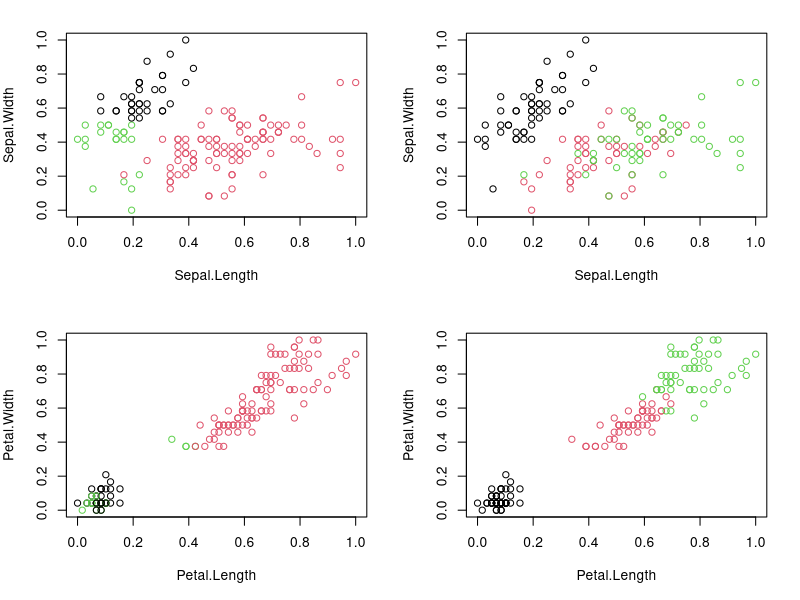

Reproduce this figure in R.
#K-Means Clustering

require("datasets")
data("iris") # load Iris Dataset
str(iris) #view structure of dataset

summary(iris) #view statistical summary of dataset

head(iris, 3) #view top  rows of dataset

#Preprocess the dataset
#Since clustering is a type of Unsupervised Learning, 
#we would not require Class Label(output) during execution of our algorithm. 
#We will, therefore, remove Class Attribute “Species” and store it in another variable. 
#We would then normalize the attributes between 0 and 1 using our own function.

iris.new<- iris[,c(1,2,3,4)]
iris.class<- iris[,"Species"]
head(iris.new, 3)

head(iris.class, 3)

normalize <- function(x){
  return ((x-min(x))/(max(x)-min(x)))
}

iris.new$Sepal.Length<- normalize(iris.new$Sepal.Length)
iris.new$Sepal.Width<- normalize(iris.new$Sepal.Width)
iris.new$Petal.Length<- normalize(iris.new$Petal.Length)
iris.new$Petal.Width<- normalize(iris.new$Petal.Width)
head(iris.new)

#Apply the K-means clustering algorithm
result<- kmeans(iris.new,3) #aplly k-means algorithm with no. of centroids(k)=3
result$size # gives no. of records in each cluster

result$centers # gives value of cluster center datapoint value(3 centers for k=3)

result$cluster #gives cluster vector showing the custer where each record falls

#Verify results of clustering
par(mfrow=c(2,2), mar=c(5,4,2,2))
plot(iris.new[c(1,2)], col=result$cluster)# Plot to see how Sepal.Length and Sepal.Width data points have been distributed in clusters
plot(iris.new[c(1,2)], col=iris.class)# Plot to see how Sepal.Length and Sepal.Width data points have been distributed originally as per "class" attribute in dataset
plot(iris.new[c(3,4)], col=result$cluster)# Plot to see how Petal.Length and Petal.Width data points have been distributed in clusters
plot(iris.new[c(3,4)], col=iris.class)

table(result$cluster,iris.class)

#Results of the table show that Cluster 1 corresponds to Virginica, 
#Cluster 2 corresponds to Versicolor 
#and Cluster 3 to Setosa.

#Total number of correctly classified instances are: 36 + 47 + 50= 133
#Total number of incorrectly classified instances are: 3 + 14= 17

#How did the model do?
#TASK: Accuracy = number of correctly classified/(total classified) = ?
#i.e our model has achieved ?% accuracy!
#K means accuracy is 88.67%


